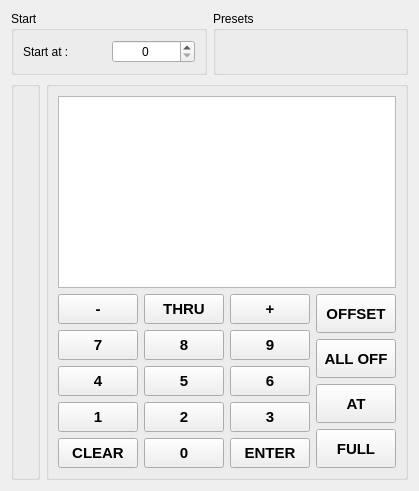
      <widget class="QWidget" name="tabFaders">
       <attribute name="title">
        <string>Faders</string>
       </attribute>
       <layout class="QVBoxLayout" name="verticalLayout">
        <item>
         <layout class="QHBoxLayout" name="horizontalLayout_3">
          <item>
           <widget class="QGroupBox" name="groupBox_4">
            <property name="focusPolicy">
             <enum>Qt::NoFocus</enum>
            </property>
            <property name="title">
             <string>Start</string>
            </property>
            <layout class="QHBoxLayout" name="horizontalLayout_2">
             <item>
              <widget class="QLabel" name="label_5">
               <property name="focusPolicy">
                <enum>Qt::NoFocus</enum>
               </property>
               <property name="text">
                <string>Start at :</string>
               </property>
              </widget>
             </item>
             <item>
              <widget class="QSpinBox" name="sbFadersStart">
               <property name="focusPolicy">
                <enum>Qt::ClickFocus</enum>
               </property>
               <property name="alignment">
                <set>Qt::AlignCenter</set>
               </property>
              </widget>
             </item>
            </layout>
           </widget>
          </item>
          <item>
           <widget class="QGroupBox" name="gbPresets">
            <property name="focusPolicy">
             <enum>Qt::NoFocus</enum>
            </property>
            <property name="title">
             <string>Presets</string>
            </property>
           </widget>
          </item>
         </layout>
        </item>
        <item>
         <layout class="QHBoxLayout" name="horizontalLayout_9">
          <item>
           <widget class="QGroupBox" name="gbFaders">
            <property name="sizePolicy">
             <sizepolicy hsizetype="Expanding" vsizetype="MinimumExpanding">
              <horstretch>0</horstretch>
              <verstretch>0</verstretch>
             </sizepolicy>
            </property>
            <property name="focusPolicy">
             <enum>Qt::NoFocus</enum>
            </property>
            <property name="title">
             <string/>
            </property>
           </widget>
          </item>
          <item>
           <widget class="QGroupBox" name="gbKeypad">
            <property name="sizePolicy">
             <sizepolicy hsizetype="Minimum" vsizetype="Preferred">
              <horstretch>0</horstretch>
              <verstretch>0</verstretch>
             </sizepolicy>
            </property>
            <property name="focusPolicy">
             <enum>Qt::NoFocus</enum>
            </property>
            <property name="title">
             <string/>
            </property>
            <layout class="QVBoxLayout" name="verticalLayout_8">
             <item>
              <widget class="CommandLineWidget" name="teCommandline">
               <property name="focusPolicy">
                <enum>Qt::StrongFocus</enum>
               </property>
               <property name="plainText">
                <string/>
               </property>
              </widget>
             </item>
             <item>
              <layout class="QHBoxLayout" name="keypadLayout">
               <item>
                <layout class="QVBoxLayout" name="entryLayout">
                 <item>
                  <layout class="QHBoxLayout" name="rangeLayout">
                   <item>
                    <widget class="QPushButton" name="kMinus">
                     <property name="sizePolicy">
                      <sizepolicy hsizetype="Minimum" vsizetype="Minimum">
                       <horstretch>0</horstretch>
                       <verstretch>0</verstretch>
                      </sizepolicy>
                     </property>
                     <property name="minimumSize">
                      <size>
                       <width>30</width>
                       <height>30</height>
                      </size>
                     </property>
                     <property name="font">
                      <font>
                       <family>Arial</family>
                       <pointsize>11</pointsize>
                       <weight>75</weight>
                       <bold>true</bold>
                      </font>
                     </property>
                     <property name="focusPolicy">
                      <enum>Qt::NoFocus</enum>
                     </property>
                     <property name="text">
                      <string>-</string>
                     </property>
                    </widget>
                   </item>
                   <item>
                    <widget class="QPushButton" name="kThru">
                     <property name="sizePolicy">
                      <sizepolicy hsizetype="Minimum" vsizetype="Minimum">
                       <horstretch>0</horstretch>
                       <verstretch>0</verstretch>
                      </sizepolicy>
                     </property>
                     <property name="minimumSize">
                      <size>
                       <width>30</width>
                       <height>30</height>
                      </size>
                     </property>
                     <property name="font">
                      <font>
                       <family>Arial</family>
                       <pointsize>11</pointsize>
                       <weight>75</weight>
                       <bold>true</bold>
                      </font>
                     </property>
                     <property name="focusPolicy">
                      <enum>Qt::NoFocus</enum>
                     </property>
                     <property name="text">
                      <string>THRU</string>
                     </property>
                    </widget>
                   </item>
                   <item>
                    <widget class="QPushButton" name="kAnd">
                     <property name="sizePolicy">
                      <sizepolicy hsizetype="Minimum" vsizetype="Minimum">
                       <horstretch>0</horstretch>
                       <verstretch>0</verstretch>
                      </sizepolicy>
                     </property>
                     <property name="minimumSize">
                      <size>
                       <width>30</width>
                       <height>30</height>
                      </size>
                     </property>
                     <property name="font">
                      <font>
                       <family>Arial</family>
                       <pointsize>11</pointsize>
                       <weight>75</weight>
                       <bold>true</bold>
                      </font>
                     </property>
                     <property name="focusPolicy">
                      <enum>Qt::NoFocus</enum>
                     </property>
                     <property name="text">
                      <string>+</string>
                     </property>
                    </widget>
                   </item>
                  </layout>
                 </item>
                 <item>
                  <layout class="QGridLayout" name="numerialLayout">
                   <item row="3" column="0">
                    <widget class="QPushButton" name="k7">
                     <property name="sizePolicy">
                      <sizepolicy hsizetype="Minimum" vsizetype="Minimum">
                       <horstretch>0</horstretch>
                       <verstretch>0</verstretch>
                      </sizepolicy>
                     </property>
                     <property name="minimumSize">
                      <size>
                       <width>30</width>
                       <height>30</height>
                      </size>
                     </property>
                     <property name="font">
                      <font>
                       <family>Arial</family>
                       <pointsize>11</pointsize>
                       <weight>75</weight>
                       <bold>true</bold>
                      </font>
                     </property>
                     <property name="focusPolicy">
                      <enum>Qt::NoFocus</enum>
                     </property>
                     <property name="text">
                      <string>7</string>
                     </property>
                    </widget>
                   </item>
                   <item row="3" column="1">
                    <widget class="QPushButton" name="k8">
                     <property name="sizePolicy">
                      <sizepolicy hsizetype="Minimum" vsizetype="Minimum">
                       <horstretch>0</horstretch>
                       <verstretch>0</verstretch>
                      </sizepolicy>
                     </property>
                     <property name="minimumSize">
                      <size>
                       <width>30</width>
                       <height>30</height>
                      </size>
                     </property>
                     <property name="font">
                      <font>
                       <family>Arial</family>
                       <pointsize>11</pointsize>
                       <weight>75</weight>
                       <bold>true</bold>
                      </font>
                     </property>
                     <property name="focusPolicy">
                      <enum>Qt::NoFocus</enum>
                     </property>
                     <property name="text">
                      <string>8</string>
                     </property>
                    </widget>
                   </item>
                   <item row="3" column="2">
                    <widget class="QPushButton" name="k9">
                     <property name="sizePolicy">
                      <sizepolicy hsizetype="Minimum" vsizetype="Minimum">
                       <horstretch>0</horstretch>
                       <verstretch>0</verstretch>
                      </sizepolicy>
                     </property>
                     <property name="minimumSize">
                      <size>
                       <width>30</width>
                       <height>30</height>
                      </size>
                     </property>
                     <property name="font">
                      <font>
                       <family>Arial</family>
                       <pointsize>11</pointsize>
                       <weight>75</weight>
                       <bold>true</bold>
                      </font>
                     </property>
                     <property name="focusPolicy">
                      <enum>Qt::NoFocus</enum>
                     </property>
                     <property name="text">
                      <string>9</string>
                     </property>
                    </widget>
                   </item>
                   <item row="4" column="0">
                    <widget class="QPushButton" name="k4">
                     <property name="sizePolicy">
                      <sizepolicy hsizetype="Minimum" vsizetype="Minimum">
                       <horstretch>0</horstretch>
                       <verstretch>0</verstretch>
                      </sizepolicy>
                     </property>
                     <property name="minimumSize">
                      <size>
                       <width>30</width>
                       <height>30</height>
                      </size>
                     </property>
                     <property name="font">
                      <font>
                       <family>Arial</family>
                       <pointsize>11</pointsize>
                       <weight>75</weight>
                       <bold>true</bold>
                      </font>
                     </property>
                     <property name="focusPolicy">
                      <enum>Qt::NoFocus</enum>
                     </property>
                     <property name="text">
                      <string>4</string>
                     </property>
                    </widget>
                   </item>
                   <item row="4" column="1">
                    <widget class="QPushButton" name="k5">
                     <property name="sizePolicy">
                      <sizepolicy hsizetype="Minimum" vsizetype="Minimum">
                       <horstretch>0</horstretch>
                       <verstretch>0</verstretch>
                      </sizepolicy>
                     </property>
                     <property name="minimumSize">
                      <size>
                       <width>30</width>
                       <height>30</height>
                      </size>
                     </property>
                     <property name="font">
                      <font>
                       <family>Arial</family>
                       <pointsize>11</pointsize>
                       <weight>75</weight>
                       <bold>true</bold>
                      </font>
                     </property>
                     <property name="focusPolicy">
                      <enum>Qt::NoFocus</enum>
                     </property>
                     <property name="text">
                      <string>5</string>
                     </property>
                    </widget>
                   </item>
                   <item row="4" column="2">
                    <widget class="QPushButton" name="k6">
                     <property name="sizePolicy">
                      <sizepolicy hsizetype="Minimum" vsizetype="Minimum">
                       <horstretch>0</horstretch>
                       <verstretch>0</verstretch>
                      </sizepolicy>
                     </property>
                     <property name="minimumSize">
                      <size>
                       <width>30</width>
                       <height>30</height>
                      </size>
                     </property>
                     <property name="font">
                      <font>
                       <family>Arial</family>
                       <pointsize>11</pointsize>
                       <weight>75</weight>
                       <bold>true</bold>
                      </font>
                     </property>
                     <property name="focusPolicy">
                      <enum>Qt::NoFocus</enum>
                     </property>
                     <property name="text">
                      <string>6</string>
                     </property>
                    </widget>
                   </item>
                   <item row="5" column="0">
                    <widget class="QPushButton" name="k1">
                     <property name="sizePolicy">
                      <sizepolicy hsizetype="Minimum" vsizetype="Minimum">
                       <horstretch>0</horstretch>
                       <verstretch>0</verstretch>
                      </sizepolicy>
                     </property>
                     <property name="minimumSize">
                      <size>
                       <width>30</width>
                       <height>30</height>
                      </size>
                     </property>
                     <property name="font">
                      <font>
                       <family>Arial</family>
                       <pointsize>11</pointsize>
                       <weight>75</weight>
                       <bold>true</bold>
                      </font>
                     </property>
                     <property name="focusPolicy">
                      <enum>Qt::NoFocus</enum>
                     </property>
                     <property name="text">
                      <string>1</string>
                     </property>
                    </widget>
                   </item>
                   <item row="5" column="2">
                    <widget class="QPushButton" name="k3">
                     <property name="sizePolicy">
                      <sizepolicy hsizetype="Minimum" vsizetype="Minimum">
                       <horstretch>0</horstretch>
                       <verstretch>0</verstretch>
                      </sizepolicy>
                     </property>
                     <property name="minimumSize">
                      <size>
                       <width>30</width>
                       <height>30</height>
                      </size>
                     </property>
                     <property name="font">
                      <font>
                       <family>Arial</family>
                       <pointsize>11</pointsize>
                       <weight>75</weight>
                       <bold>true</bold>
                      </font>
                     </property>
                     <property name="focusPolicy">
                      <enum>Qt::NoFocus</enum>
                     </property>
                     <property name="text">
                      <string>3</string>
                     </property>
                    </widget>
                   </item>
                   <item row="5" column="1">
                    <widget class="QPushButton" name="k2">
                     <property name="sizePolicy">
                      <sizepolicy hsizetype="Minimum" vsizetype="Minimum">
                       <horstretch>0</horstretch>
                       <verstretch>0</verstretch>
                      </sizepolicy>
                     </property>
                     <property name="minimumSize">
                      <size>
                       <width>30</width>
                       <height>30</height>
                      </size>
                     </property>
                     <property name="font">
                      <font>
                       <family>Arial</family>
                       <pointsize>11</pointsize>
                       <weight>75</weight>
                       <bold>true</bold>
                      </font>
                     </property>
                     <property name="focusPolicy">
                      <enum>Qt::NoFocus</enum>
                     </property>
                     <property name="text">
                      <string>2</string>
                     </property>
                    </widget>
                   </item>
                   <item row="6" column="1">
                    <widget class="QPushButton" name="k0">
                     <property name="sizePolicy">
                      <sizepolicy hsizetype="Minimum" vsizetype="Minimum">
                       <horstretch>0</horstretch>
                       <verstretch>0</verstretch>
                      </sizepolicy>
                     </property>
                     <property name="minimumSize">
                      <size>
                       <width>30</width>
                       <height>30</height>
                      </size>
                     </property>
                     <property name="font">
                      <font>
                       <family>Arial</family>
                       <pointsize>11</pointsize>
                       <weight>75</weight>
                       <bold>true</bold>
                      </font>
                     </property>
                     <property name="focusPolicy">
                      <enum>Qt::NoFocus</enum>
                     </property>
                     <property name="text">
                      <string>0</string>
                     </property>
                    </widget>
                   </item>
                   <item row="6" column="0">
                    <widget class="QPushButton" name="kClear">
                     <property name="sizePolicy">
                      <sizepolicy hsizetype="Minimum" vsizetype="Minimum">
                       <horstretch>0</horstretch>
                       <verstretch>0</verstretch>
                      </sizepolicy>
                     </property>
                     <property name="minimumSize">
                      <size>
                       <width>30</width>
                       <height>30</height>
                      </size>
                     </property>
                     <property name="font">
                      <font>
                       <family>Arial</family>
                       <pointsize>11</pointsize>
                       <weight>75</weight>
                       <bold>true</bold>
                      </font>
                     </property>
                     <property name="focusPolicy">
                      <enum>Qt::NoFocus</enum>
                     </property>
                     <property name="text">
                      <string>CLEAR</string>
                     </property>
                    </widget>
                   </item>
                   <item row="6" column="2">
                    <widget class="QPushButton" name="kEnter">
                     <property name="sizePolicy">
                      <sizepolicy hsizetype="Minimum" vsizetype="Minimum">
                       <horstretch>0</horstretch>
                       <verstretch>0</verstretch>
                      </sizepolicy>
                     </property>
                     <property name="minimumSize">
                      <size>
                       <width>30</width>
                       <height>30</height>
                      </size>
                     </property>
                     <property name="font">
                      <font>
                       <family>Arial</family>
                       <pointsize>11</pointsize>
                       <weight>75</weight>
                       <bold>true</bold>
                      </font>
                     </property>
                     <property name="focusPolicy">
                      <enum>Qt::NoFocus</enum>
                     </property>
                     <property name="text">
                      <string>ENTER</string>
                     </property>
                    </widget>
                   </item>
                  </layout>
                 </item>
                </layout>
               </item>
               <item>
                <layout class="QGridLayout" name="actionLayout">
                 <item row="2" column="0">
                  <widget class="QPushButton" name="kAt">
                   <property name="sizePolicy">
                    <sizepolicy hsizetype="Minimum" vsizetype="Minimum">
                     <horstretch>0</horstretch>
                     <verstretch>0</verstretch>
                    </sizepolicy>
                   </property>
                   <property name="minimumSize">
                    <size>
                     <width>30</width>
                     <height>30</height>
                    </size>
                   </property>
                   <property name="font">
                    <font>
                     <family>Arial</family>
                     <pointsize>11</pointsize>
                     <weight>75</weight>
                     <bold>true</bold>
                    </font>
                   </property>
                   <property name="focusPolicy">
                    <enum>Qt::NoFocus</enum>
                   </property>
                   <property name="text">
                    <string>AT</string>
                   </property>
                  </widget>
                 </item>
                 <item row="1" column="0">
                  <widget class="QPushButton" name="kAllOff">
                   <property name="sizePolicy">
                    <sizepolicy hsizetype="Minimum" vsizetype="Minimum">
                     <horstretch>0</horstretch>
                     <verstretch>0</verstretch>
                    </sizepolicy>
                   </property>
                   <property name="minimumSize">
                    <size>
                     <width>30</width>
                     <height>30</height>
                    </size>
                   </property>
                   <property name="font">
                    <font>
                     <family>Arial</family>
                     <pointsize>11</pointsize>
                     <weight>75</weight>
                     <bold>true</bold>
                    </font>
                   </property>
                   <property name="focusPolicy">
                    <enum>Qt::NoFocus</enum>
                   </property>
                   <property name="text">
                    <string>ALL OFF</string>
                   </property>
                  </widget>
                 </item>
                 <item row="3" column="0">
                  <widget class="QPushButton" name="kFull">
                   <property name="sizePolicy">
                    <sizepolicy hsizetype="Minimum" vsizetype="Minimum">
                     <horstretch>0</horstretch>
                     <verstretch>0</verstretch>
                    </sizepolicy>
                   </property>
                   <property name="minimumSize">
                    <size>
                     <width>30</width>
                     <height>30</height>
                    </size>
                   </property>
                   <property name="font">
                    <font>
                     <family>Arial</family>
                     <pointsize>11</pointsize>
                     <weight>75</weight>
                     <bold>true</bold>
                    </font>
                   </property>
                   <property name="focusPolicy">
                    <enum>Qt::NoFocus</enum>
                   </property>
                   <property name="text">
                    <string>FULL</string>
                   </property>
                  </widget>
                 </item>
                 <item row="0" column="0">
                  <widget class="QPushButton" name="kOffset">
                   <property name="sizePolicy">
                    <sizepolicy hsizetype="Minimum" vsizetype="Minimum">
                     <horstretch>0</horstretch>
                     <verstretch>0</verstretch>
                    </sizepolicy>
                   </property>
                   <property name="minimumSize">
                    <size>
                     <width>30</width>
                     <height>30</height>
                    </size>
                   </property>
                   <property name="font">
                    <font>
                     <family>Arial</family>
                     <pointsize>11</pointsize>
                     <weight>75</weight>
                     <bold>true</bold>
                    </font>
                   </property>
                   <property name="focusPolicy">
                    <enum>Qt::NoFocus</enum>
                   </property>
                   <property name="text">
                    <string>OFFSET</string>
                   </property>
                  </widget>
                 </item>
                </layout>
               </item>
              </layout>
             </item>
            </layout>
           </widget>
          </item>
         </layout>
        </item>
       </layout>
      </widget>
